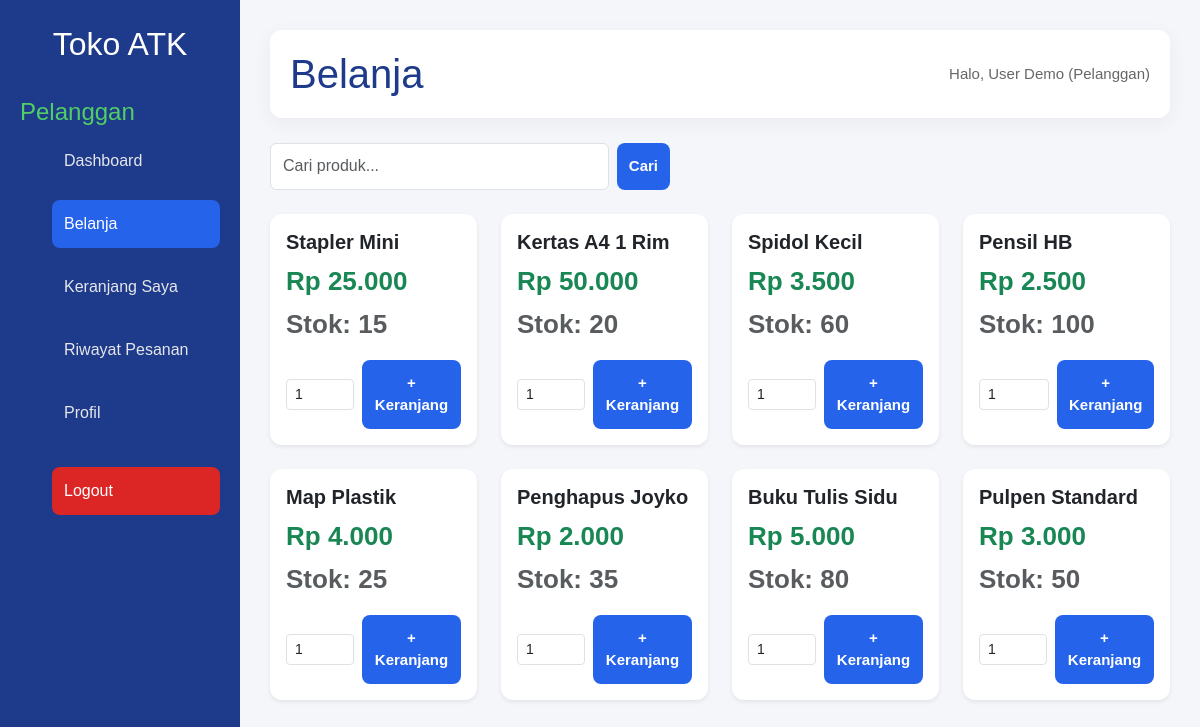
/app/belanja.php (signed in), run on the app's committed database.
### tables this page shows
CREATE TABLE produk (
    id_produk INT PRIMARY KEY AUTO_INCREMENT,
    nama_produk VARCHAR(100) NOT NULL,
    harga DECIMAL(10, 2) NOT NULL,
    jumlah_stok INT NOT NULL DEFAULT 0,
    created_at TIMESTAMP DEFAULT CURRENT_TIMESTAMP
);

### app/belanja.php (the view, shortened to what this page needs)
<?php
include "config.php";
$nama = $_SESSION['nama'];
$search = $_GET['search'] ?? '';
$where = "WHERE jumlah_stok > 0";
$query_produk = "SELECT * FROM produk $where ORDER BY id_produk DESC";
$result_produk = mysqli_query($conn, $query_produk);
?>
<!DOCTYPE html>
<html lang="id">
<head>
    <link href="https://cdn.jsdelivr.net/npm/bootstrap@5.3.0/dist/css/bootstrap.min.css" rel="stylesheet">
    <link rel="stylesheet" href="style/style.css">
</head>
<body>
<div class="sidebar">
    <h2>Toko ATK</h2>
    <h4 style="color: #51cf66; margin: 10px 0;">Pelanggan</h4>
    <ul>
        <li><a href="dashboard.php">Dashboard</a></li>
        <li><a href="belanja.php" class="active">Belanja</a></li>
        <li><a href="keranjang.php">Keranjang Saya</a></li>
        <li><a href="riwayat.php">Riwayat Pesanan</a></li>
        <li><a href="profile.php">Profil</a></li>
        <li><a href="logout.php" class="logout">Logout</a></li>
    </ul>
</div>
<div class="main-content">
    <div class="topbar">
        <h1>Belanja</h1>
        <p>Halo, <?= htmlspecialchars($nama); ?> (Pelanggan)</p>
    </div>
    <div class="mb-4">
        <form method="GET" class="d-flex" style="max-width: 400px;">
            <input type="text" name="search" class="form-control me-2" placeholder="Cari produk..." value="<?= htmlspecialchars($search) ?>">
            <button type="submit" class="btn btn-primary w-auto">Cari</button>
        </form>
    </div>
    <div class="row">
        <?php while($row = mysqli_fetch_assoc($result_produk)): ?>
        <div class="col-md-4 col-lg-3 mb-4">
            <div class="card h-100 shadow-sm border-0 product-card p-3">
                <div class="card-body p-0 d-flex flex-column">
                    <h5 class="card-title fw-bold"><?= htmlspecialchars($row['nama_produk']) ?></h5>
                    <p class="card-text text-success fw-bold mb-1">Rp <?= number_format($row['harga'], 0, ',', '.') ?></p>
                    <p class="card-text text-muted small mb-3">Stok: <?= $row['jumlah_stok'] ?></p>
                    <div class="mt-auto">
                        <form method="POST" class="d-flex align-items-center gap-2">
                            <input type="number" name="jumlah" class="form-control form-control-sm" value="1" min="1" max="<?= $row['jumlah_stok'] ?>" style="width: 70px;">
                            <button type="submit" name="tambah_keranjang" class="btn btn-primary btn-sm w-100">+ Keranjang</button>
                        </form>
                    </div>
                </div>
            </div>
        </div>
        <?php endwhile; ?>
    </div>
</div>
</body>
</html>

### app/style/style.css (style rules this page uses)
* { margin: 0; padding: 0; box-sizing: border-box; font-family: Arial, Helvetica, sans-serif; }
body { background: #f4f6f9; color: #333; }
.btn { width: 100%; padding: 12px; background: #2563eb; border: none; color: #fff; border-radius: 8px; font-size: 15px; cursor: pointer; font-weight: bold; }
.sidebar { width: 240px; height: 100vh; background: #1e3a8a; position: fixed; left: 0; top: 0; padding: 25px 20px; color: white; }
.sidebar h2 { margin-bottom: 35px; text-align: center; }
.sidebar ul { list-style: none; }
.sidebar ul li { margin-bottom: 15px; }
.sidebar ul li a { color: #e5e7eb; text-decoration: none; display: block; padding: 12px; border-radius: 8px; }
.sidebar ul li a:hover, .sidebar ul li a.active { background: #2563eb; color: #fff; }
.sidebar ul li a.logout { background: #dc2626; color: white; margin-top: 30px; }
.main-content { margin-left: 240px; padding: 30px; }
.topbar { background: white; padding: 20px; border-radius: 12px; display: flex; justify-content: space-between; align-items: center; margin-bottom: 25px; box-shadow: 0 5px 20px rgba(0,0,0,0.05); }
.topbar h1 { color: #1e3a8a; margin: 0; }
.topbar p { margin: 0; color: #666; font-size: 15px; }
.card { background: white; padding: 25px; border-radius: 12px; box-shadow: 0 5px 20px rgba(0,0,0,0.05); }
.card p { font-size: 26px; font-weight: bold; color: #2563eb; }

### app/belanja.php (style rules this page uses)
.sidebar ul li a { text-decoration: none; }
.product-card { transition: transform 0.2s; }

### data on the page
produk: nama_produk "Stapler Mini", harga "25.000", jumlah_stok "15"
produk: nama_produk "Kertas A4 1 Rim", harga "50.000", jumlah_stok "20"
produk: nama_produk "Spidol Kecil", harga "3.500", jumlah_stok "60"
produk: nama_produk "Pensil HB", harga "2.500", jumlah_stok "100"
produk: nama_produk "Map Plastik", harga "4.000", jumlah_stok "25"
produk: nama_produk "Penghapus Joyko", harga "2.000", jumlah_stok "35"
produk: nama_produk "Buku Tulis Sidu", harga "5.000", jumlah_stok "80"
produk: nama_produk "Pulpen Standard", harga "3.000", jumlah_stok "50"

### other printed values
$nama "User Demo"
